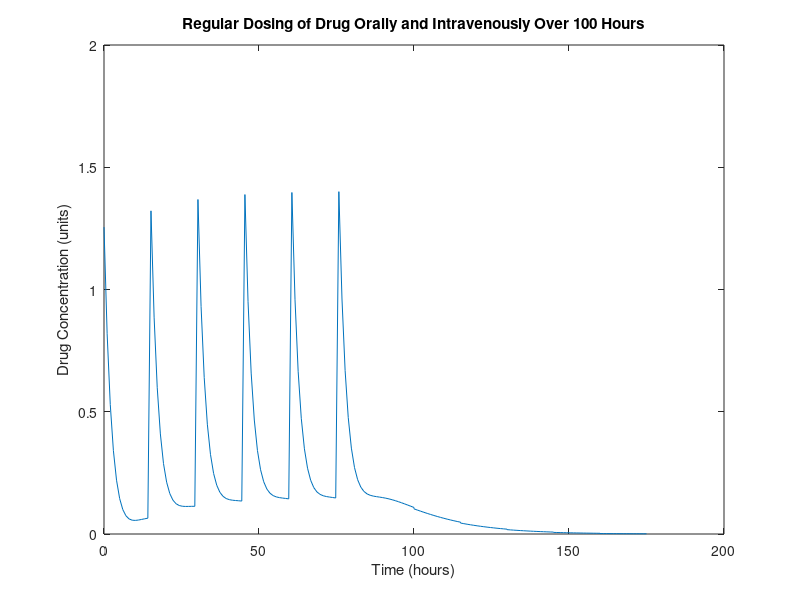
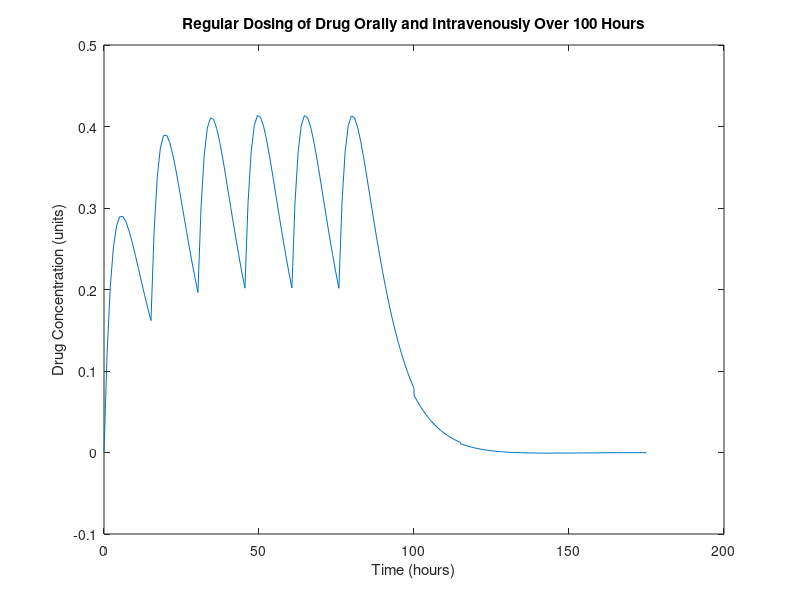

MATLAB code to generate these figures, in order:
%% Oral Counteract Model
Period = 15;
time = 100;
t=linspace(0,time);
k_b = 0.1;
k_t = 0.1;
k_e = 0.2;
k_s = 0.3;
C_0 = 2;
s_1 = -0.5*((k_b+k_e+k_t) + sqrt((k_b+k_e+k_t)^2 - 4*k_e*k_t));
s_2 = -0.5*((k_b+k_e+k_t) - sqrt((k_b+k_e+k_t)^2 - 4*k_e*k_t));
e = C_0/(s_1-s_2)*(exp(s_1*t)*(k_t+s_1) - exp(s_2*t)*(k_t+s_2)) - C_0*k_s/(k_s-k_e)*(exp(-k_e*(t+7))-exp(-k_s*(t+7)));
e3 = C_0/(s_1-s_2)*(exp(s_1*t)*(k_t+s_1) - exp(s_2*t)*(k_t+s_2)) - C_0*k_s/(k_s-k_e)*(exp(-k_e*(t+7))-exp(-k_s*(t+7)));
for i=1:5
t1 = zeros(1,Period);
e2 = e3;
for w=1:i
e2 = cat(2,t1,e2);
end
e1 = e2;
e = cat(2,e,t1) + e1;
t = cat(2,t,linspace(max(t),max(t)+Period,Period));
end
figure()

plot(t,e)
xlabel('Time (hours)')
ylabel('Drug Concentration (units)')
title('Regular Dosing of Drug Orally and Intravenously Over 100 Hours')

%% IV Counteract Model
Period = 15;
time = 100;
t=linspace(0,time);
k_b = 0.1;
k_t = 0.1;
k_e = 0.2;
k_s = 0.1;
C_0 = 0.5;
C_0_2 = 2;
s_1 = -0.5*((k_b+k_e+k_t) + sqrt((k_b+k_e+k_t)^2 - 4*k_e*k_t));
s_2 = -0.5*((k_b+k_e+k_t) - sqrt((k_b+k_e+k_t)^2 - 4*k_e*k_t));
e = C_0_2*k_s/(k_s-k_e)*(exp(-k_e*(t+7))-exp(-k_s*(t+7))) - C_0/(s_1-s_2)*(exp(s_1*t)*(k_t+s_1) - exp(s_2*t)*(k_t+s_2));
e3 = C_0_2*k_s/(k_s-k_e)*(exp(-k_e*(t+7))-exp(-k_s*(t+7))) - C_0/(s_1-s_2)*(exp(s_1*t)*(k_t+s_1) - exp(s_2*t)*(k_t+s_2));
for i=1:5
t1 = zeros(1,Period);
e2 = e3;
for w=1:i
e2 = cat(2,t1,e2);
end
e1 = e2;
e = cat(2,e,t1) + e1;
t = cat(2,t,linspace(max(t),max(t)+Period,Period));
end
figure()

plot(t,e)
xlabel('Time (hours)')
ylabel('Drug Concentration (units)')
title('Regular Dosing of Drug Orally and Intravenously Over 100 Hours')





